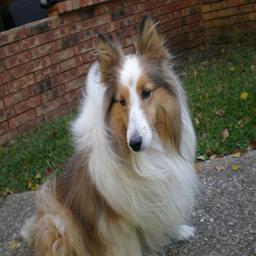
#> input picture global feature network pre-train/example.JPEG, 256 x 256 px
$ python visualize_jpeg.py
#> lines starting #> are read from the running program, lines starting #| are printed output that depends on the picture
import cv2
from PIL import Image
import numpy as np

'''
img = cv2.imread('example.JPEG')
jpeg_quality = 50

cv2.imwrite('temp.jpg', img, [int(cv2.IMWRITE_JPEG_QUALITY), jpeg_quality])
compressed = cv2.imread('temp.jpg')

show = np.concatenate((img, compressed), axis = 1)
cv2.imshow('compare', show)
cv2.waitKey(0)
'''

img = Image.open('example.JPEG').convert('RGB')
#> img is the input picture: PIL image 256x256 RGB; mean R, G, B 99.1, 92.6, 80.2
jpeg_quality = 20
img.save('temp.jpg', quality = jpeg_quality)
img = np.array(img)

compressed = Image.open('temp.jpg').convert('RGB')
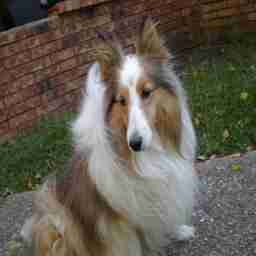
#> compressed: PIL image 256x256 RGB; mean R, G, B 99.1, 92.4, 80.6
compressed = np.array(compressed)
show = np.concatenate((img, compressed), axis = 1)
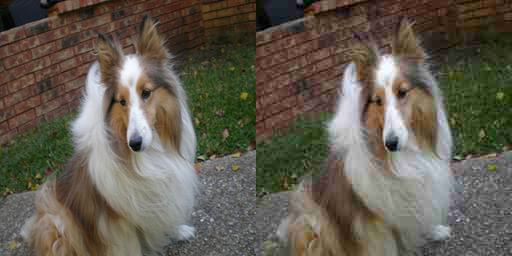
#> show: shape (256, 512, 3); mean R, G, B 99.1, 92.5, 80.4
show = Image.fromarray(show)
show.show()
